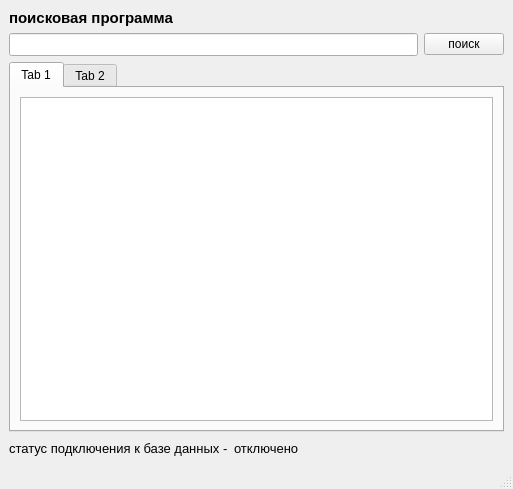
<?xml version="1.0" encoding="UTF-8"?>
<ui version="4.0">
 <class>MainWindow</class>
 <widget class="QMainWindow" name="MainWindow">
  <property name="geometry">
   <rect>
    <x>0</x>
    <y>0</y>
    <width>513</width>
    <height>489</height>
   </rect>
  </property>
  <property name="font">
   <font>
    <pointsize>9</pointsize>
   </font>
  </property>
  <property name="windowTitle">
   <string>MainWindow</string>
  </property>
  <widget class="QWidget" name="centralwidget">
   <layout class="QGridLayout" name="gridLayout">
    <item row="0" column="1" colspan="2">
     <layout class="QVBoxLayout" name="layout_NameProg">
      <item>
       <widget class="QLabel" name="lb_nameProg">
        <property name="font">
         <font>
          <pointsize>11</pointsize>
          <italic>false</italic>
          <bold>true</bold>
          <underline>false</underline>
         </font>
        </property>
        <property name="text">
         <string>поисковая программа</string>
        </property>
       </widget>
      </item>
     </layout>
    </item>
    <item row="3" column="1">
     <layout class="QGridLayout" name="layout_Status">
      <item row="0" column="0">
       <widget class="QLabel" name="lb_descriptionConntct">
        <property name="font">
         <font>
          <pointsize>10</pointsize>
         </font>
        </property>
        <property name="text">
         <string>статус подключения к базе данных -</string>
        </property>
       </widget>
      </item>
      <item row="0" column="1">
       <widget class="QLabel" name="lb_statusConnect">
        <property name="font">
         <font>
          <pointsize>10</pointsize>
         </font>
        </property>
        <property name="text">
         <string>отключено</string>
        </property>
       </widget>
      </item>
     </layout>
    </item>
    <item row="3" column="2">
     <spacer name="horizontalSpacer_2">
      <property name="orientation">
       <enum>Qt::Orientation::Horizontal</enum>
      </property>
      <property name="sizeHint" stdset="0">
       <size>
        <width>40</width>
        <height>20</height>
       </size>
      </property>
     </spacer>
    </item>
    <item row="1" column="1" colspan="2">
     <layout class="QHBoxLayout" name="layout_Search">
      <item>
       <widget class="QLineEdit" name="lineEdit_search">
        <property name="font">
         <font>
          <pointsize>10</pointsize>
         </font>
        </property>
       </widget>
      </item>
      <item>
       <widget class="QPushButton" name="pb_search">
        <property name="font">
         <font>
          <pointsize>9</pointsize>
         </font>
        </property>
        <property name="text">
         <string>поиск</string>
        </property>
       </widget>
      </item>
     </layout>
    </item>
    <item row="2" column="1" colspan="2">
     <widget class="QTabWidget" name="tabWidget">
      <property name="currentIndex">
       <number>0</number>
      </property>
      <widget class="QWidget" name="tab_ResultsSearch">
       <attribute name="title">
        <string>Tab 1</string>
       </attribute>
       <layout class="QVBoxLayout" name="verticalLayout">
        <item>
         <layout class="QVBoxLayout" name="lay_ResultsSearch">
          <item>
           <widget class="QTextBrowser" name="txtBrSearchWord">
            <property name="minimumSize">
             <size>
              <width>471</width>
              <height>289</height>
             </size>
            </property>
           </widget>
          </item>
         </layout>
        </item>
       </layout>
      </widget>
      <widget class="QWidget" name="tab_FileList">
       <attribute name="title">
        <string>Tab 2</string>
       </attribute>
       <layout class="QGridLayout" name="gridLayout_2">
        <item row="0" column="0">
         <spacer name="horizontalSpacer">
          <property name="orientation">
           <enum>Qt::Orientation::Horizontal</enum>
          </property>
          <property name="sizeHint" stdset="0">
           <size>
            <width>361</width>
            <height>21</height>
           </size>
          </property>
         </spacer>
        </item>
        <item row="0" column="1">
         <widget class="QPushButton" name="pb_foundDoc">
          <property name="text">
           <string>вывод найденных документов</string>
          </property>
         </widget>
        </item>
        <item row="1" column="0" colspan="2">
         <layout class="QVBoxLayout" name="Layout_FileList">
          <item>
           <widget class="QTableView" name="tb_FileList"/>
          </item>
         </layout>
        </item>
       </layout>
      </widget>
     </widget>
    </item>
   </layout>
  </widget>
  <widget class="QMenuBar" name="menubar">
   <property name="geometry">
    <rect>
     <x>0</x>
     <y>0</y>
     <width>513</width>
     <height>21</height>
    </rect>
   </property>
  </widget>
  <widget class="QStatusBar" name="statusbar"/>
 </widget>
 <resources/>
 <connections/>
</ui>
